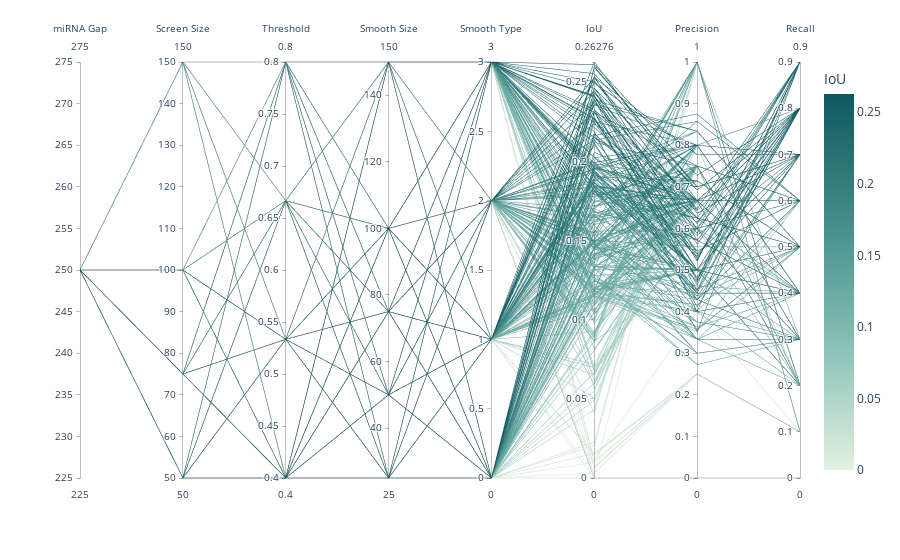

The notebook cell saved with this chart:
### Code cell
# Convert results to DataFrame
df_results = pd.DataFrame(results_from_tunning)

# Eopncode smooth_type as numerical values
smooth_type_mapping = {smooth: idx for idx, smooth in enumerate(smooth_type_list)}
df_results["smooth_type"] = df_results["smooth_type"].map(smooth_type_mapping)

# Define columns to include in the parallel coordinates plot
columns_to_plot = ["mirna_gap", "screen_size", "threshold", "smooth_size", "smooth_type", "iou", "precision", "recall"]

# Plot Parallel Coordinates Graph
fig = px.parallel_coordinates(
    df_results,
    dimensions=columns_to_plot,
    color="iou",  # Color by IoU for better visualization
    labels={
        "mirna_gap": "miRNA Gap",
        "screen_size": "Screen Size",
        "threshold": "Threshold",
        "smooth_size": "Smooth Size",
        "smooth_type": "Smooth Type",
        "iou": "IoU",
        "precision": "Precision",
        "recall": "Recall"
    },
    color_continuous_scale=px.colors.sequential.Mint
)

# Show the graph
fig.show()

### Figure 1 — Plotly figure (JSON) as saved in the notebook; plotly's stock layout.template omitted (floating-point values rounded to 4 significant figures; data arrays with more than 128 entries replaced by an {"elided": "..."} marker saying what was removed)
{"data": [{"dimensions": [{"label": "miRNA Gap", "values": {"elided": "320 int values"}}, {"label": "Screen Size", "values": {"elided": "320 int values"}}, {"label": "Threshold", "values": {"elided": "320 float values"}}, {"label": "Smooth Size", "values": {"elided": "320 int values"}}, {"label": "Smooth Type", "values": {"elided": "320 int values"}}, {"label": "IoU", "values": {"elided": "320 float values"}}, {"label": "Precision", "values": {"elided": "320 float values"}}, {"label": "Recall", "values": {"elided": "320 float values"}}], "domain": {"x": [0, 1], "y": [0, 1]}, "line": {"color": {"elided": "320 float values"}, "coloraxis": "coloraxis"}, "name": "", "type": "parcoords"}], "layout": {"coloraxis": {"colorbar": {"title": {"text": "IoU"}}, "colorscale": [[0, "rgb(228, 241, 225)"], [0.1667, "rgb(180, 217, 204)"], [0.3333, "rgb(137, 192, 182)"], [0.5, "rgb(99, 166, 160)"], [0.6667, "rgb(68, 140, 138)"], [0.8333, "rgb(40, 114, 116)"], [1, "rgb(13, 88, 95)"]]}, "legend": {"tracegroupgap": 0}, "margin": {"t": 60}}}
